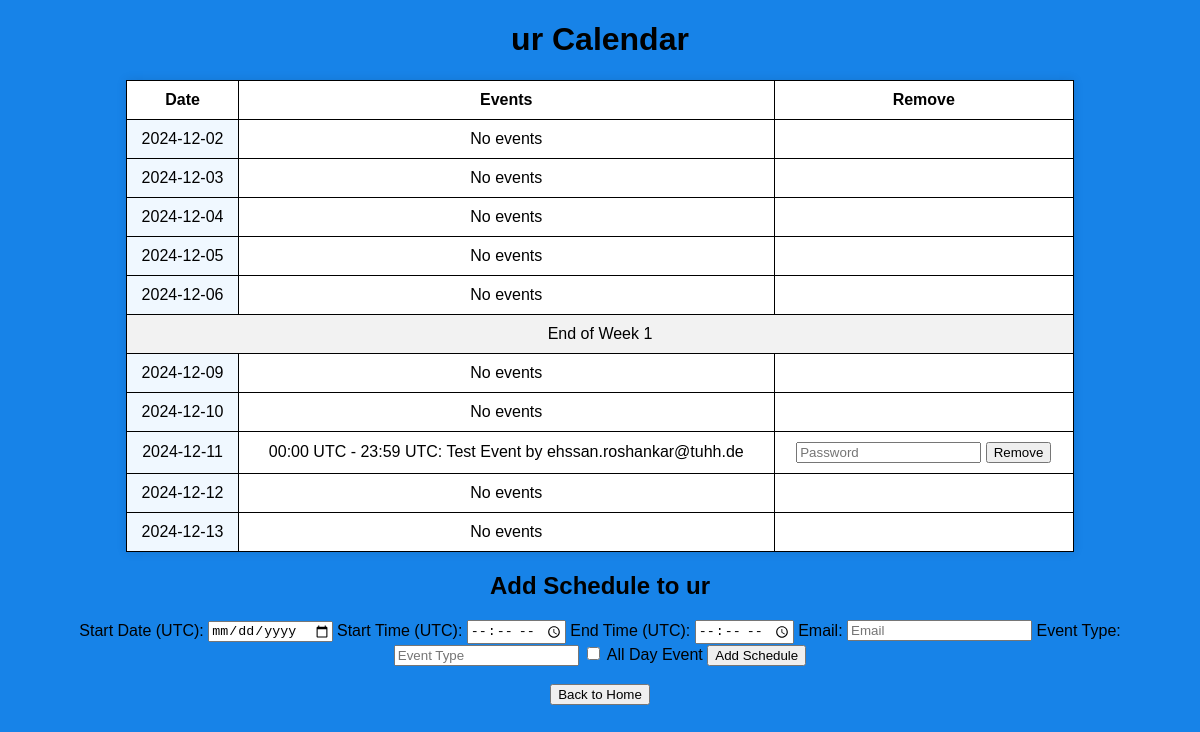
The page /calendar/ur on the database its author committed.
### app.py (models this page shows)
class ScheduleEntry(db.Model):
    id = db.Column(db.Integer, primary_key=True)
    start_time = db.Column(db.DateTime, nullable=False)
    end_time = db.Column(db.DateTime, nullable=False)
    email = db.Column(db.String(120), nullable=False)
    calendar_type = db.Column(db.String(50), nullable=False)  # New column for calendar type
    event_type = db.Column(db.String(100), nullable=False)  # New column for event type

### app.py (the view)
@app.route('/calendar/<calendar_type>')
def calendar(calendar_type):
    entries = get_entries_for_two_weeks(calendar_type)  # Fetch 14 days' worth of entries
    return render_template('calendar.html', entries=entries, calendar_type=calendar_type)

### app.py (called while the page is built)
def get_entries_for_two_weeks(calendar_type):
    entries = []
    now_utc = datetime.now(pytz.utc)
    start_of_week = now_utc - timedelta(days=now_utc.weekday())  # Get the latest Monday
    start_of_week = start_of_week.replace(hour=0, minute=0, second=0, microsecond=0)  # Set to 00:00:00
    for i in range(14):  # Iterate over 14 days
        day = start_of_week + timedelta(days=i)
        events = ScheduleEntry.query.filter(
            ScheduleEntry.start_time >= day,
            ScheduleEntry.start_time < day + timedelta(days=1),
            ScheduleEntry.calendar_type == calendar_type
        ).all()
        entries.append({
            'date': day.date(),
            'events': events
        })
    return entries

### templates/calendar.html (shortened to what this page needs)
<!DOCTYPE html>
<html lang="en">
<head>
</head>
<body>
    <h1>{{ calendar_type }} Calendar</h1>
    <table class="calendar-table">
        <thead>
            <tr>
                <th>Date</th>
                <th>Events</th>
                <th>Remove</th>
            </tr>
        </thead>
        <tbody>
            {% for entry in entries %}
                {% if entry.date.weekday() not in [5, 6] %}
                {% if loop.index == 8 %}
                <tr>
                    <td colspan="3" style="background-color: #f2f2f2; text-align: center;">End of Week 1</td>
                </tr>
                {% endif %}
                <tr>
                    <td class="selectable-date" data-date="{{ entry.date }}">{{ entry.date }}</td>
                    <td>
                        {% for event in entry.events %}
                        <div class="event-badge-tooltip">
                            <span class="event-badge">
                                {{ event.start_time.strftime('%H:%M UTC') }} - {{ event.end_time.strftime('%H:%M UTC') }}: {{ event.event_type }}
                            </span>
                            <span class="tooltip-text">by {{ event.email }}</span>
                        </div>
                        {% endfor %}
                        {% if not entry.events %}
                        <div>No events</div>
                        {% endif %}
                    </td>
                    <td>
                        {% for event in entry.events %}
                        <form action="{{ url_for('remove_entry', calendar_type=calendar_type) }}" method="post" style="display: inline;">
                            <input type="password" name="password" placeholder="Password" required>
                            <button type="submit">Remove</button>
                        </form>
                        {% endfor %}
                    </td>
                </tr>
                {% endif %}
            {% endfor %}
        </tbody>
    </table>
    <h2>Add Schedule to {{ calendar_type }}</h2>
    <form action="{{ url_for('schedule', calendar_type=calendar_type) }}" method="post">
        <label for="start_date">Start Date (UTC):</label>
        <input type="date" id="start_date" name="start_date" required>
        <label for="start_time">Start Time (UTC):</label>
        <input type="time" id="start_time" name="start_time" required>
        <label for="end_time">End Time (UTC):</label>
        <input type="time" id="end_time" name="end_time" required>
        <label for="email">Email:</label>
        <input type="email" id="email" name="email" placeholder="Email" required>
        <label for="event_type">Event Type:</label>
        <input type="text" id="event_type" name="event_type" placeholder="Event Type" required>
        <label for="all_day">
            <input type="checkbox" id="all_day" name="all_day" onclick="toggleTimeInputs()">
            All Day Event
        </label>
        <button type="submit">Add Schedule</button>
    </form>
    <br>
    <a href="{{ url_for('index') }}">
        <button>Back to Home</button>
    </a>
</body>
</html>

### templates/calendar.html (style rules this page uses)
body { background-color: #1783E8; text-align: center; font-family: Arial, sans-serif; }
.calendar-table { background-color: white; margin: auto; border-collapse: collapse; width: 80%; box-shadow: 0 0 10px rgba(0, 0, 0, 0.1); }
.calendar-table th, .calendar-table td { border: 1px solid black; padding: 10px; text-align: center; }
.selectable-date { cursor: pointer; background-color: #f0f8ff; }

### rows shown on the page
ScheduleEntry: start_time "00:00 UTC", end_time "23:59 UTC", event_type "Test Event", email "ehssan.roshankar@tuhh.de"

### other values the page prints
{{ calendar_type }} "ur"
{{ entry.date }} "2024-12-02" "2024-12-03" "2024-12-04" "2024-12-05" "2024-12-06" "2024-12-09" "2024-12-10" "2024-12-11" "2024-12-12" "2024-12-13"
